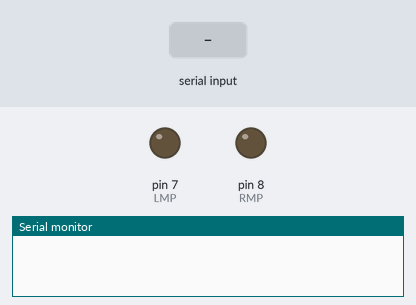
The sketch below on a simulated Arduino Uno, built with avr-gcc and run on an emulated ATmega328P. On the bench: output pins drawn as LEDs (lit = HIGH), the last lines printed to the serial monitor. The test bench sets the inputs (shaded band).

Above: at 1.2 s.
1.3 s: "S" received over Serial
At 3.5 s:
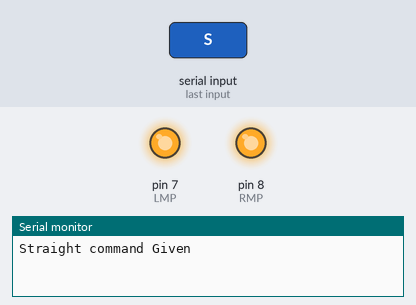
3.8 s: "L" received over Serial
At 5.3 s:
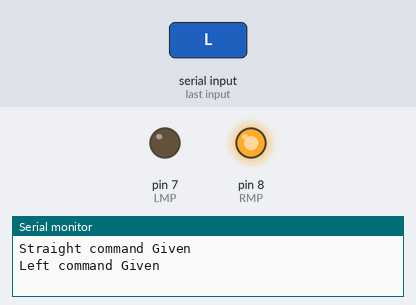
6.3 s: "R" received over Serial
At 8.4 s:
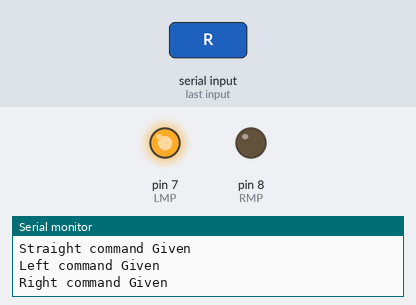
Timing chart, 0 to 9.9 s (numbered marks = the images above; inputs shaded):
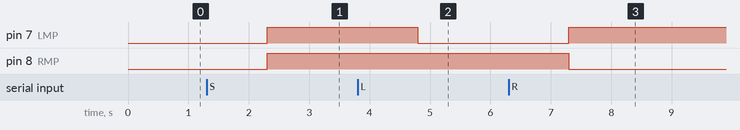

Measured:
- after the input at 1.3 s, pin 7 (LMP), pin 8 (RMP): LOW → HIGH after 1.0 s
- after the input at 3.8 s, pin 7 (LMP): HIGH → LOW after 1.0 s
- after the input at 6.3 s, pin 7 (LMP): LOW → HIGH after 1.0 s; pin 8 (RMP): HIGH → LOW after 1.0 s

The sketch:

Boat_default.ino
```cpp
int LMP = 7;
int RMP = 8;
void setup() {
  // put your setup code here, to run once:
pinMode(LMP,OUTPUT);
pinMode(RMP,OUTPUT);
Serial.begin(9600);
}

void loop() {
  // put your main code here, to run repeatedly:
if(Serial.available())
{
  String Direction =Serial.readString();
  if(Direction == "S")
  {
    Serial.println("Straight command Given");
    digitalWrite(LMP,HIGH);
    digitalWrite(RMP,HIGH);
    }
  else if(Direction == "L")
  {
    Serial.println("Left command Given");
    digitalWrite(LMP,LOW);
    digitalWrite(RMP,HIGH);
    }

  else if(Direction == "R")
  {
    Serial.println("Right command Given");
    digitalWrite(LMP,HIGH);
    digitalWrite(RMP,LOW);
    }
  }
}
```
